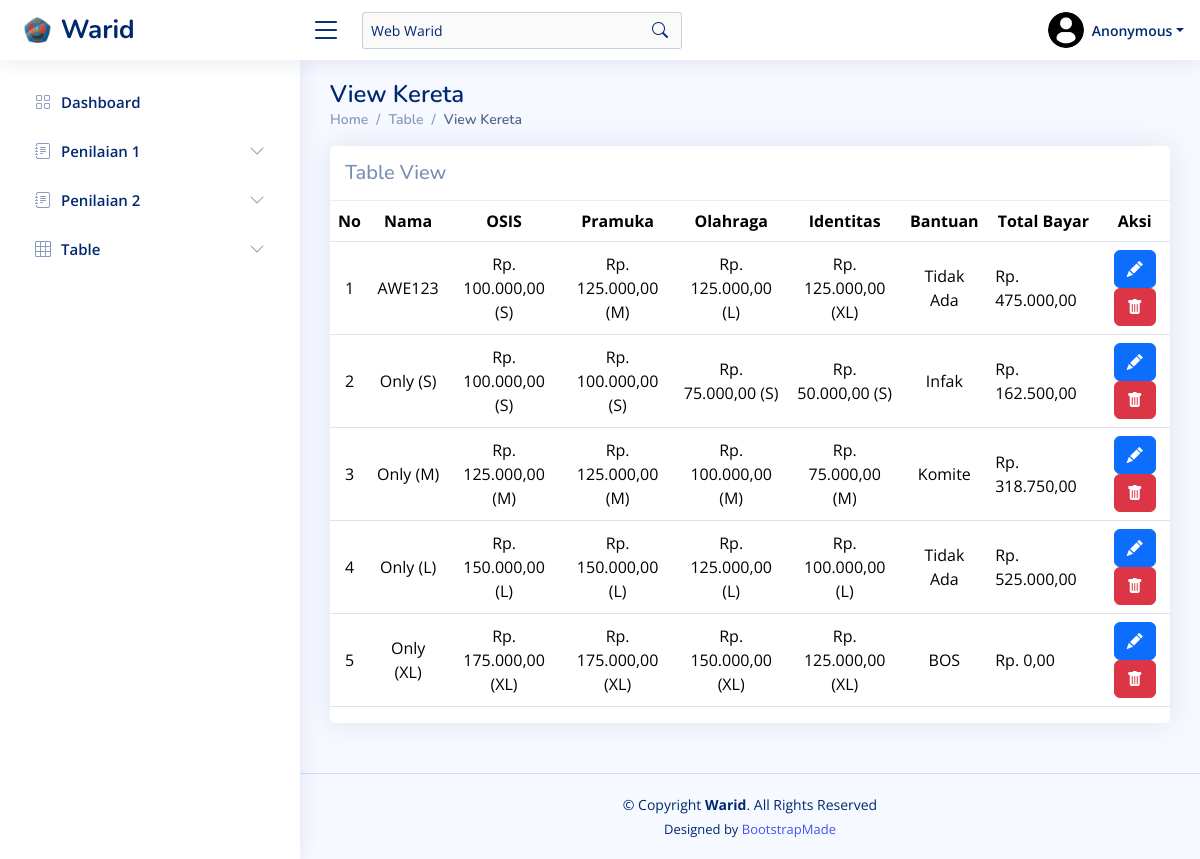
Page /?page=tabel_seragam on the committed database.
### tables this page shows
CREATE TABLE `seragam` (
  `id` int(11) NOT NULL,
  `nama` varchar(50) NOT NULL,
  `osis` varchar(50) NOT NULL,
  `pramuka` varchar(50) NOT NULL,
  `olahraga` varchar(50) NOT NULL,
  `identitas` varchar(50) NOT NULL,
  `bantuan` varchar(20) NOT NULL,
  `total_bayar` int(100) NOT NULL
);

### assets/components/penilaian/tabel/tabel_seragam.php (the view, shortened to what this page needs)
<main id="main" class="main">
  <div class="pagetitle">
    <h1>View Kereta</h1>
    <nav>
      <ol class="breadcrumb">
        <li class="breadcrumb-item"><a href="?page=dashboard">Home</a></li>
        <li class="breadcrumb-item">Table</li>
        <li class="breadcrumb-item active">View Kereta</li>
      </ol>
    </nav>
  </div>
  <section class="section">
    <div class="row">
      <div class="col-lg-12">
        <div class="card">
          <h5 class="card-header">Table View</h5>
          <div class="table-responsive text-nowrap">
            <table class="table" style="text-align:center">
              <thead>
                <tr>
                  <th>No</th>
                  <th>Nama</th>
                  <th>OSIS</th>
                  <th>Pramuka</th>
                  <th>Olahraga</th>
                  <th>Identitas</th>
                  <th>Bantuan</th>
                  <th>Total Bayar</th>
                  <th>Aksi</th>
                </tr>
              </thead>
              <tbody class="table-border-bottom-0">
                <?php
                $no = 1;
                $result = mysqli_query($koneksi, "SELECT * from seragam");
                while ($data = mysqli_fetch_assoc($result)) {
                ?>
                  <tr>
                    <td><?php echo $no++; ?></td>
                    <td><?php echo $data['nama']; ?></td>
                    <td><?php echo $data['osis']; ?></td>
                    <td><?php echo $data['pramuka']; ?></td>
                    <td><?php echo $data['olahraga']; ?></td>
                    <td><?php echo $data['identitas']; ?></td>
                    <td><?php echo $data['bantuan']; ?></td>
                    <td style="text-align: left;"><?php echo "Rp. " . number_format($data['total_bayar'], 2, ",", "."); ?></td>
                    <td>
                      <a href="?page=tabel_seragam&tableName=seragam&alert=EditData&id=<?php echo $data['id']; ?>" class="btn btn-primary"><i class="bi bi-pencil-fill" style="color: white;"></i></a>
                      <a href="?page=tabel_seragam&tableName=seragam&alert=ConfirmationDelete&id=<?php echo $data['id']; ?>" class="btn btn-danger"><i class="bi bi-trash-fill" style="color: white;"></i></a>
                    </td>
                  </tr><?php } ?>
              </tbody>
            </table>
          </div>
        </div>
      </div>
    </div>
  </section>
</main>

### assets/css/style.css (style rules this page uses)
:root { scroll-behavior: smooth; }
body { font-family: "Open Sans", sans-serif; background: #f6f9ff; color: #444444; }
a { color: #4154f1; text-decoration: none; }
h1, h2, h3, h4, h5, h6 { font-family: "Nunito", sans-serif; }
table * { text-align: center; }
table { width: 100%; }
td { vertical-align: middle; word-wrap: break-word; word-break: normal; max-width: 200px; white-space: normal; }
#main { margin-top: 60px; padding: 20px 30px; transition: all 0.3s; }
.pagetitle { margin-bottom: 10px; }
.pagetitle h1 { font-size: 24px; margin-bottom: 0; font-weight: 600; color: #012970; }
.card { margin-bottom: 30px; border: none; border-radius: 5px; box-shadow: 0px 0 30px rgba(1, 41, 112, 0.1); }
.card-header, .card-footer { border-color: #ebeef4; background-color: #fff; color: #798eb3; padding: 15px; }
.breadcrumb { font-size: 14px; font-family: "Nunito", sans-serif; color: #899bbd; font-weight: 600; }
.breadcrumb a { color: #899bbd; transition: 0.3s; }
.breadcrumb .breadcrumb-item::before { color: #899bbd; }
.breadcrumb .active { color: #51678f; font-weight: 600; }
@media (min-width: 1200px) { #main, #footer { margin-left: 300px; } }

### rows in the picture
seragam: nama "AWE123", osis "Rp. 100.000,00 (S)", pramuka "Rp. 125.000,00 (M)", olahraga "Rp. 125.000,00 (L)", identitas "Rp. 125.000,00 (XL)", bantuan "Tidak Ada", total_bayar "475.000,00"
seragam: nama "Only (S)", osis "Rp. 100.000,00 (S)", pramuka "Rp. 100.000,00 (S)", olahraga "Rp. 75.000,00 (S)", identitas "Rp. 50.000,00 (S)", bantuan "Infak", total_bayar "162.500,00"
seragam: nama "Only (M)", osis "Rp. 125.000,00 (M)", pramuka "Rp. 125.000,00 (M)", olahraga "Rp. 100.000,00 (M)", identitas "Rp. 75.000,00 (M)", bantuan "Komite", total_bayar "318.750,00"
seragam: nama "Only (L)", osis "Rp. 150.000,00 (L)", pramuka "Rp. 150.000,00 (L)", olahraga "Rp. 125.000,00 (L)", identitas "Rp. 100.000,00 (L)", bantuan "Tidak Ada", total_bayar "525.000,00"
seragam: nama "Only (XL)", osis "Rp. 175.000,00 (XL)", pramuka "Rp. 175.000,00 (XL)", olahraga "Rp. 150.000,00 (XL)", identitas "Rp. 125.000,00 (XL)", bantuan "BOS", total_bayar "0,00"
